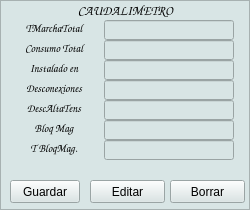
    <widget class="QFrame" name="FCAU">
     <property name="geometry">
      <rect>
       <x>670</x>
       <y>130</y>
       <width>250</width>
       <height>210</height>
      </rect>
     </property>
     <property name="palette">
      <palette>
       <active>
        <colorrole role="Button">
         <brush brushstyle="SolidPattern">
          <color alpha="255">
           <red>216</red>
           <green>229</green>
           <blue>229</blue>
          </color>
         </brush>
        </colorrole>
        <colorrole role="Base">
         <brush brushstyle="SolidPattern">
          <color alpha="255">
           <red>216</red>
           <green>229</green>
           <blue>229</blue>
          </color>
         </brush>
        </colorrole>
        <colorrole role="Window">
         <brush brushstyle="SolidPattern">
          <color alpha="255">
           <red>216</red>
           <green>229</green>
           <blue>229</blue>
          </color>
         </brush>
        </colorrole>
       </active>
       <inactive>
        <colorrole role="Button">
         <brush brushstyle="SolidPattern">
          <color alpha="255">
           <red>216</red>
           <green>229</green>
           <blue>229</blue>
          </color>
         </brush>
        </colorrole>
        <colorrole role="Base">
         <brush brushstyle="SolidPattern">
          <color alpha="255">
           <red>216</red>
           <green>229</green>
           <blue>229</blue>
          </color>
         </brush>
        </colorrole>
        <colorrole role="Window">
         <brush brushstyle="SolidPattern">
          <color alpha="255">
           <red>216</red>
           <green>229</green>
           <blue>229</blue>
          </color>
         </brush>
        </colorrole>
       </inactive>
       <disabled>
        <colorrole role="Button">
         <brush brushstyle="SolidPattern">
          <color alpha="255">
           <red>216</red>
           <green>229</green>
           <blue>229</blue>
          </color>
         </brush>
        </colorrole>
        <colorrole role="Base">
         <brush brushstyle="SolidPattern">
          <color alpha="255">
           <red>216</red>
           <green>229</green>
           <blue>229</blue>
          </color>
         </brush>
        </colorrole>
        <colorrole role="Window">
         <brush brushstyle="SolidPattern">
          <color alpha="255">
           <red>216</red>
           <green>229</green>
           <blue>229</blue>
          </color>
         </brush>
        </colorrole>
       </disabled>
      </palette>
     </property>
     <property name="autoFillBackground">
      <bool>false</bool>
     </property>
     <property name="frameShape">
      <enum>QFrame::StyledPanel</enum>
     </property>
     <property name="frameShadow">
      <enum>QFrame::Raised</enum>
     </property>
     <widget class="QLabel" name="label_38">
      <property name="geometry">
       <rect>
        <x>14</x>
        <y>120</y>
        <width>80</width>
        <height>16</height>
       </rect>
      </property>
      <property name="font">
       <font>
        <family>Comic Sans MS</family>
        <pointsize>8</pointsize>
        <weight>75</weight>
        <bold>true</bold>
       </font>
      </property>
      <property name="text">
       <string>Bloq Mag</string>
      </property>
      <property name="alignment">
       <set>Qt::AlignCenter</set>
      </property>
     </widget>
     <widget class="QLineEdit" name="CAU_BMAG">
      <property name="enabled">
       <bool>true</bool>
      </property>
      <property name="geometry">
       <rect>
        <x>104</x>
        <y>120</y>
        <width>130</width>
        <height>20</height>
       </rect>
      </property>
      <property name="sizePolicy">
       <sizepolicy hsizetype="Expanding" vsizetype="Maximum">
        <horstretch>0</horstretch>
        <verstretch>0</verstretch>
       </sizepolicy>
      </property>
      <property name="font">
       <font>
        <family>Times New Roman</family>
        <pointsize>10</pointsize>
        <weight>75</weight>
        <bold>true</bold>
       </font>
      </property>
      <property name="contextMenuPolicy">
       <enum>Qt::DefaultContextMenu</enum>
      </property>
      <property name="layoutDirection">
       <enum>Qt::LeftToRight</enum>
      </property>
      <property name="autoFillBackground">
       <bool>false</bool>
      </property>
      <property name="locale">
       <locale language="StandardMoroccanTamazight" country="Morocco"/>
      </property>
      <property name="text">
       <string/>
      </property>
      <property name="alignment">
       <set>Qt::AlignCenter</set>
      </property>
     </widget>
     <widget class="QLabel" name="CAU_NOM">
      <property name="geometry">
       <rect>
        <x>20</x>
        <y>0</y>
        <width>211</width>
        <height>20</height>
       </rect>
      </property>
      <property name="font">
       <font>
        <family>Comic Sans MS</family>
        <pointsize>10</pointsize>
        <weight>75</weight>
        <bold>true</bold>
       </font>
      </property>
      <property name="text">
       <string>CAUDALIMETRO</string>
      </property>
      <property name="alignment">
       <set>Qt::AlignCenter</set>
      </property>
     </widget>
     <widget class="QLineEdit" name="CAU_DESC">
      <property name="enabled">
       <bool>true</bool>
      </property>
      <property name="geometry">
       <rect>
        <x>104</x>
        <y>80</y>
        <width>130</width>
        <height>20</height>
       </rect>
      </property>
      <property name="sizePolicy">
       <sizepolicy hsizetype="Expanding" vsizetype="Maximum">
        <horstretch>0</horstretch>
        <verstretch>0</verstretch>
       </sizepolicy>
      </property>
      <property name="font">
       <font>
        <family>Times New Roman</family>
        <pointsize>10</pointsize>
        <weight>75</weight>
        <bold>true</bold>
       </font>
      </property>
      <property name="contextMenuPolicy">
       <enum>Qt::DefaultContextMenu</enum>
      </property>
      <property name="layoutDirection">
       <enum>Qt::LeftToRight</enum>
      </property>
      <property name="autoFillBackground">
       <bool>false</bool>
      </property>
      <property name="locale">
       <locale language="StandardMoroccanTamazight" country="Morocco"/>
      </property>
      <property name="text">
       <string/>
      </property>
      <property name="alignment">
       <set>Qt::AlignCenter</set>
      </property>
     </widget>
     <widget class="QLabel" name="label_39">
      <property name="geometry">
       <rect>
        <x>14</x>
        <y>80</y>
        <width>80</width>
        <height>16</height>
       </rect>
      </property>
      <property name="font">
       <font>
        <family>Comic Sans MS</family>
        <pointsize>8</pointsize>
        <weight>75</weight>
        <bold>true</bold>
       </font>
      </property>
      <property name="text">
       <string>Desconexiones</string>
      </property>
      <property name="alignment">
       <set>Qt::AlignCenter</set>
      </property>
     </widget>
     <widget class="QLineEdit" name="CAU_INST">
      <property name="enabled">
       <bool>true</bool>
      </property>
      <property name="geometry">
       <rect>
        <x>104</x>
        <y>60</y>
        <width>130</width>
        <height>20</height>
       </rect>
      </property>
      <property name="sizePolicy">
       <sizepolicy hsizetype="Expanding" vsizetype="Maximum">
        <horstretch>0</horstretch>
        <verstretch>0</verstretch>
       </sizepolicy>
      </property>
      <property name="font">
       <font>
        <family>Times New Roman</family>
        <pointsize>10</pointsize>
        <weight>75</weight>
        <bold>true</bold>
       </font>
      </property>
      <property name="contextMenuPolicy">
       <enum>Qt::DefaultContextMenu</enum>
      </property>
      <property name="layoutDirection">
       <enum>Qt::LeftToRight</enum>
      </property>
      <property name="autoFillBackground">
       <bool>false</bool>
      </property>
      <property name="locale">
       <locale language="StandardMoroccanTamazight" country="Morocco"/>
      </property>
      <property name="text">
       <string/>
      </property>
      <property name="alignment">
       <set>Qt::AlignCenter</set>
      </property>
     </widget>
     <widget class="QLabel" name="lID_13">
      <property name="geometry">
       <rect>
        <x>14</x>
        <y>60</y>
        <width>80</width>
        <height>16</height>
       </rect>
      </property>
      <property name="font">
       <font>
        <family>Comic Sans MS</family>
        <pointsize>8</pointsize>
        <weight>75</weight>
        <bold>true</bold>
       </font>
      </property>
      <property name="text">
       <string>Instalado en</string>
      </property>
      <property name="alignment">
       <set>Qt::AlignCenter</set>
      </property>
     </widget>
     <widget class="QLineEdit" name="CAU_CCT">
      <property name="enabled">
       <bool>true</bool>
      </property>
      <property name="geometry">
       <rect>
        <x>104</x>
        <y>40</y>
        <width>130</width>
        <height>20</height>
       </rect>
      </property>
      <property name="sizePolicy">
       <sizepolicy hsizetype="Expanding" vsizetype="Maximum">
        <horstretch>0</horstretch>
        <verstretch>0</verstretch>
       </sizepolicy>
      </property>
      <property name="font">
       <font>
        <family>Times New Roman</family>
        <pointsize>10</pointsize>
        <weight>75</weight>
        <bold>true</bold>
       </font>
      </property>
      <property name="contextMenuPolicy">
       <enum>Qt::DefaultContextMenu</enum>
      </property>
      <property name="layoutDirection">
       <enum>Qt::LeftToRight</enum>
      </property>
      <property name="autoFillBackground">
       <bool>false</bool>
      </property>
      <property name="locale">
       <locale language="StandardMoroccanTamazight" country="Morocco"/>
      </property>
      <property name="text">
       <string/>
      </property>
      <property name="alignment">
       <set>Qt::AlignCenter</set>
      </property>
     </widget>
     <widget class="QLabel" name="lID_18">
      <property name="geometry">
       <rect>
        <x>14</x>
        <y>40</y>
        <width>80</width>
        <height>16</height>
       </rect>
      </property>
      <property name="font">
       <font>
        <family>Comic Sans MS</family>
        <pointsize>8</pointsize>
        <weight>75</weight>
        <bold>true</bold>
       </font>
      </property>
      <property name="text">
       <string>Consumo Total</string>
      </property>
      <property name="alignment">
       <set>Qt::AlignCenter</set>
      </property>
     </widget>
     <widget class="QLineEdit" name="CAU_TMT">
      <property name="enabled">
       <bool>true</bool>
      </property>
      <property name="geometry">
       <rect>
        <x>104</x>
        <y>20</y>
        <width>130</width>
        <height>20</height>
       </rect>
      </property>
      <property name="sizePolicy">
       <sizepolicy hsizetype="Expanding" vsizetype="Maximum">
        <horstretch>0</horstretch>
        <verstretch>0</verstretch>
       </sizepolicy>
      </property>
      <property name="font">
       <font>
        <family>Times New Roman</family>
        <pointsize>10</pointsize>
        <weight>75</weight>
        <bold>true</bold>
       </font>
      </property>
      <property name="contextMenuPolicy">
       <enum>Qt::DefaultContextMenu</enum>
      </property>
      <property name="layoutDirection">
       <enum>Qt::LeftToRight</enum>
      </property>
      <property name="autoFillBackground">
       <bool>false</bool>
      </property>
      <property name="locale">
       <locale language="StandardMoroccanTamazight" country="Morocco"/>
      </property>
      <property name="text">
       <string/>
      </property>
      <property name="alignment">
       <set>Qt::AlignCenter</set>
      </property>
     </widget>
     <widget class="QLabel" name="label_40">
      <property name="geometry">
       <rect>
        <x>14</x>
        <y>20</y>
        <width>80</width>
        <height>16</height>
       </rect>
      </property>
      <property name="font">
       <font>
        <family>Comic Sans MS</family>
        <pointsize>8</pointsize>
        <weight>75</weight>
        <bold>true</bold>
       </font>
      </property>
      <property name="text">
       <string>TMarchaTotal</string>
      </property>
      <property name="alignment">
       <set>Qt::AlignCenter</set>
      </property>
     </widget>
     <widget class="QPushButton" name="CAU_BORRAR">
      <property name="geometry">
       <rect>
        <x>170</x>
        <y>180</y>
        <width>75</width>
        <height>23</height>
       </rect>
      </property>
      <property name="text">
       <string>Borrar</string>
      </property>
     </widget>
     <widget class="QPushButton" name="CAU_GUARDAR">
      <property name="geometry">
       <rect>
        <x>10</x>
        <y>180</y>
        <width>70</width>
        <height>23</height>
       </rect>
      </property>
      <property name="text">
       <string>Guardar</string>
      </property>
     </widget>
     <widget class="QLineEdit" name="CAU_TBMAG">
      <property name="enabled">
       <bool>true</bool>
      </property>
      <property name="geometry">
       <rect>
        <x>104</x>
        <y>140</y>
        <width>130</width>
        <height>20</height>
       </rect>
      </property>
      <property name="sizePolicy">
       <sizepolicy hsizetype="Expanding" vsizetype="Maximum">
        <horstretch>0</horstretch>
        <verstretch>0</verstretch>
       </sizepolicy>
      </property>
      <property name="font">
       <font>
        <family>Times New Roman</family>
        <pointsize>10</pointsize>
        <weight>75</weight>
        <bold>true</bold>
       </font>
      </property>
      <property name="contextMenuPolicy">
       <enum>Qt::DefaultContextMenu</enum>
      </property>
      <property name="layoutDirection">
       <enum>Qt::LeftToRight</enum>
      </property>
      <property name="autoFillBackground">
       <bool>false</bool>
      </property>
      <property name="locale">
       <locale language="StandardMoroccanTamazight" country="Morocco"/>
      </property>
      <property name="text">
       <string/>
      </property>
      <property name="alignment">
       <set>Qt::AlignCenter</set>
      </property>
     </widget>
     <widget class="QLineEdit" name="CAU_DESAT">
      <property name="enabled">
       <bool>true</bool>
      </property>
      <property name="geometry">
       <rect>
        <x>104</x>
        <y>100</y>
        <width>130</width>
        <height>20</height>
       </rect>
      </property>
      <property name="sizePolicy">
       <sizepolicy hsizetype="Expanding" vsizetype="Maximum">
        <horstretch>0</horstretch>
        <verstretch>0</verstretch>
       </sizepolicy>
      </property>
      <property name="font">
       <font>
        <family>Times New Roman</family>
        <pointsize>10</pointsize>
        <weight>75</weight>
        <bold>true</bold>
       </font>
      </property>
      <property name="contextMenuPolicy">
       <enum>Qt::DefaultContextMenu</enum>
      </property>
      <property name="layoutDirection">
       <enum>Qt::LeftToRight</enum>
      </property>
      <property name="autoFillBackground">
       <bool>false</bool>
      </property>
      <property name="locale">
       <locale language="StandardMoroccanTamazight" country="Morocco"/>
      </property>
      <property name="text">
       <string/>
      </property>
      <property name="alignment">
       <set>Qt::AlignCenter</set>
      </property>
     </widget>
     <widget class="QLabel" name="lID_14">
      <property name="geometry">
       <rect>
        <x>14</x>
        <y>100</y>
        <width>80</width>
        <height>16</height>
       </rect>
      </property>
      <property name="font">
       <font>
        <family>Comic Sans MS</family>
        <pointsize>8</pointsize>
        <weight>75</weight>
        <bold>true</bold>
       </font>
      </property>
      <property name="text">
       <string>DescAltaTens</string>
      </property>
      <property name="alignment">
       <set>Qt::AlignCenter</set>
      </property>
     </widget>
     <widget class="QLabel" name="lID_19">
      <property name="geometry">
       <rect>
        <x>14</x>
        <y>140</y>
        <width>80</width>
        <height>16</height>
       </rect>
      </property>
      <property name="font">
       <font>
        <family>Comic Sans MS</family>
        <pointsize>8</pointsize>
        <weight>75</weight>
        <bold>true</bold>
       </font>
      </property>
      <property name="text">
       <string>T BloqMag.</string>
      </property>
      <property name="alignment">
       <set>Qt::AlignCenter</set>
      </property>
     </widget>
     <widget class="QPushButton" name="CAU_EDITAR">
      <property name="geometry">
       <rect>
        <x>90</x>
        <y>180</y>
        <width>75</width>
        <height>23</height>
       </rect>
      </property>
      <property name="text">
       <string>Editar</string>
      </property>
     </widget>
    </widget>
